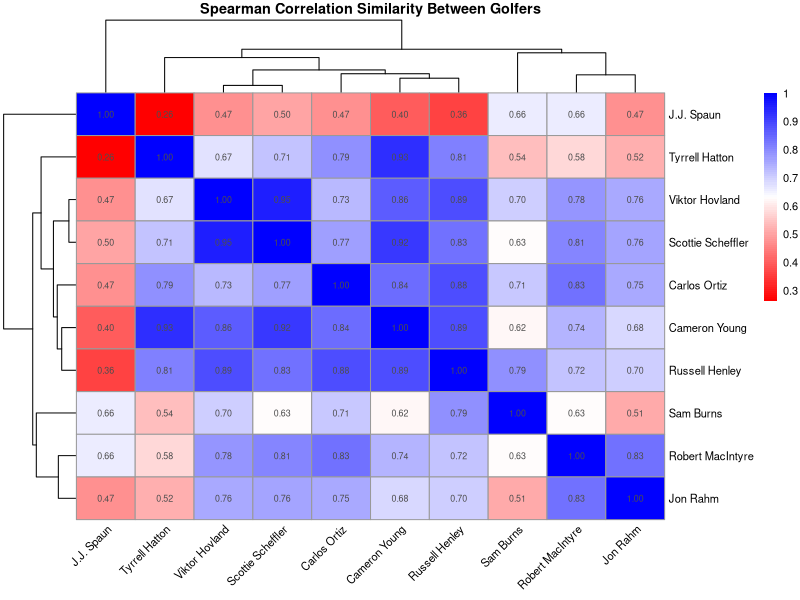
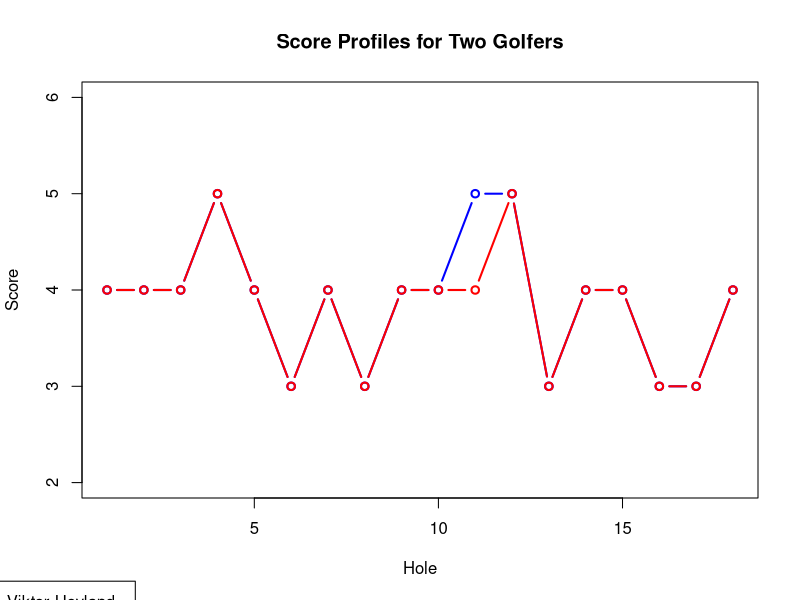

These charts were generated, in order, by the following R code:

# How similar the rounds of two golfers were to each other

library(pheatmap)

scores <- data.frame(
  Player = c("J.J. Spaun", "Robert MacIntyre", "Viktor Hovland", "Carlos Ortiz", 
             "Tyrrell Hatton", "Cameron Young", "Jon Rahm", "Scottie Scheffler", 
             "Sam Burns", "Russell Henley"),
  Hole1 = c(5, 4, 4, 4, 4, 4, 4, 4, 5, 4),
  Hole2 = c(5, 4, 4, 4, 4, 4, 4, 4, 5, 4),
  Hole3 = c(5, 4, 4, 4, 4, 4, 3, 4, 5, 4),
  Hole4 = c(4, 4, 5, 5, 5, 5, 4, 5, 5, 5),
  Hole5 = c(5, 4, 4, 4, 4, 4, 4, 4, 5, 4),
  Hole6 = c(4, 3, 3, 3, 3, 3, 2, 3, 4, 3),
  Hole7 = c(4, 4, 4, 4, 4, 4, 4, 4, 4, 4),
  Hole8 = c(3, 2, 3, 3, 3, 3, 3, 3, 3, 3),
  Hole9 = c(4, 4, 4, 4, 4, 4, 4, 4, 4, 4),
  Hole10 = c(4, 4, 4, 4, 4, 4, 4, 4, 3, 4),
  Hole11 = c(4, 4, 5, 4, 4, 4, 4, 4, 6, 5),
  Hole12 = c(4, 5, 5, 5, 5, 5, 4, 5, 5, 5),
  Hole13 = c(3, 3, 3, 3, 2, 3, 3, 3, 3, 3),
  Hole14 = c(3, 2, 4, 3, 4, 4, 3, 4, 4, 4),
  Hole15 = c(4, 4, 4, 6, 4, 4, 4, 4, 6, 5),
  Hole16 = c(3, 3, 3, 3, 3, 3, 3, 3, 3, 3),
  Hole17 = c(3, 3, 3, 4, 5, 4, 3, 3, 4, 4),
  Hole18 = c(3, 4, 4, 4, 4, 4, 4, 4, 4, 4),
  stringsAsFactors = FALSE
)

# commented out because euclidean distance provided bad results
#euclidean_dist <- as.matrix(dist(scores[, 2:19], method = "euclidean"))
#euclidean_dist

#euclidean_similarity <- 1 / (1 + euclidean_dist)

#euclidean_similarity <- round(euclidean_similarity, 3)
#euclidean_similarity

#https://en.wikipedia.org/wiki/Spearman%27s_rank_correlation_coefficient
spearman_similarity <- cor(t(scores[, 2:19]), method = "spearman")

# Set row and column names
rownames(spearman_similarity) <- scores$Player
colnames(spearman_similarity) <- scores$Player

# Create heatmap using pheatmap
pheatmap(spearman_similarity,
         color = colorRampPalette(c("red", "white", "blue"))(100),
         cluster_rows = TRUE,
         cluster_cols = TRUE,
         display_numbers = TRUE,
         number_format = "%.2f",
         main = "Spearman Correlation Similarity Between Golfers",
         fontsize = 8,
         fontsize_row = 8,
         fontsize_col = 8,
         angle_col = 45)

# for further inspection
golfer1 <- "Viktor Hovland"
golfer2 <- "Scottie Scheffler"
plot(1:18, scores[scores$Player == golfer1, 2:19], type = "b", col = "blue", lwd = 2,
     ylim = range(scores[, 2:19]), xlab = "Hole", ylab = "Score", main = "Score Profiles for Two Golfers")
lines(1:18, scores[scores$Player == golfer2, 2:19], type = "b", col = "red", lwd = 2)
legend("topleft", legend = c(golfer1, golfer2), col = c("blue", "red"), lty = 1, lwd = 2, inset = c(-0.2, 1.2), xpd = TRUE)
